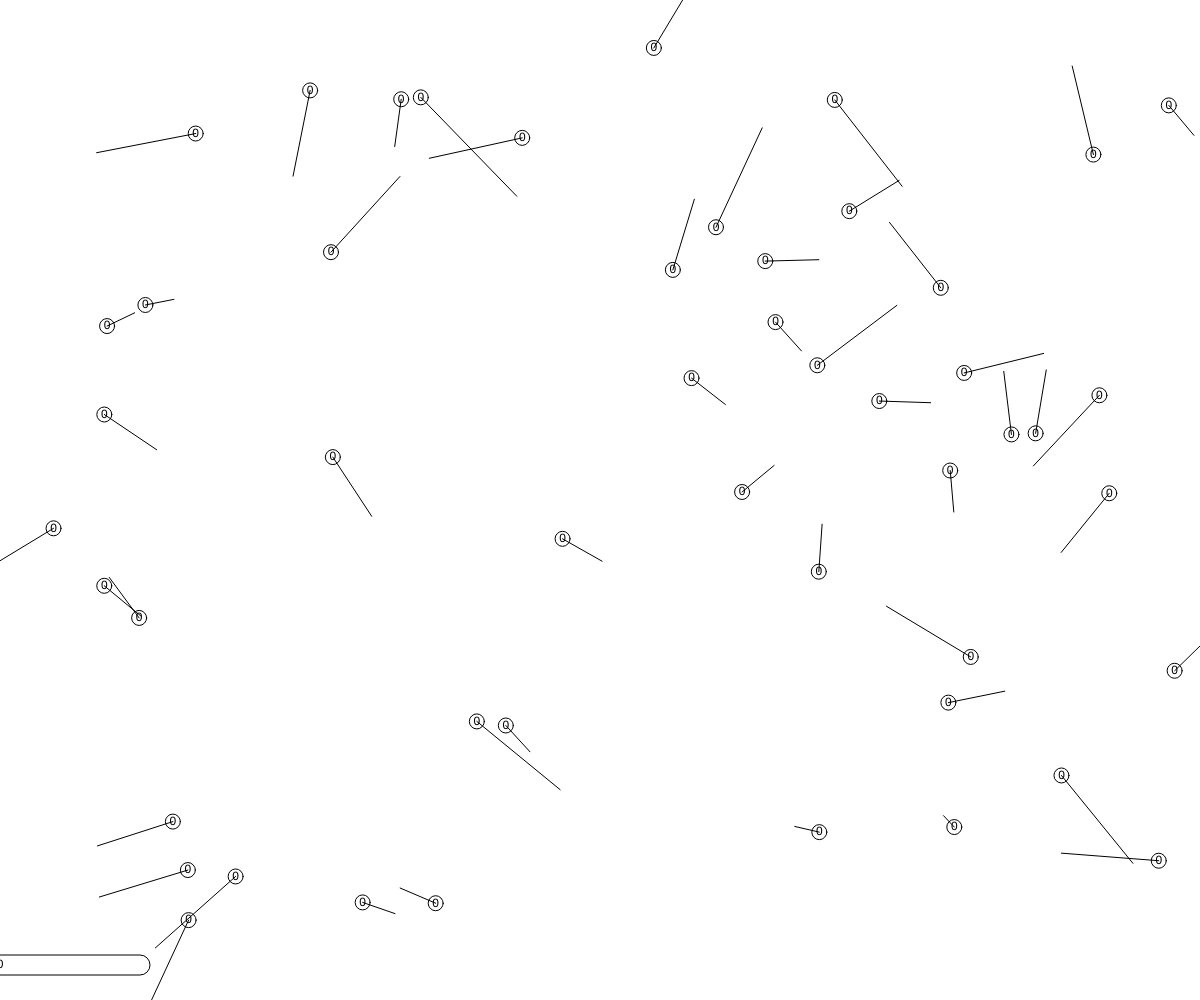
Frame 1 (no input)
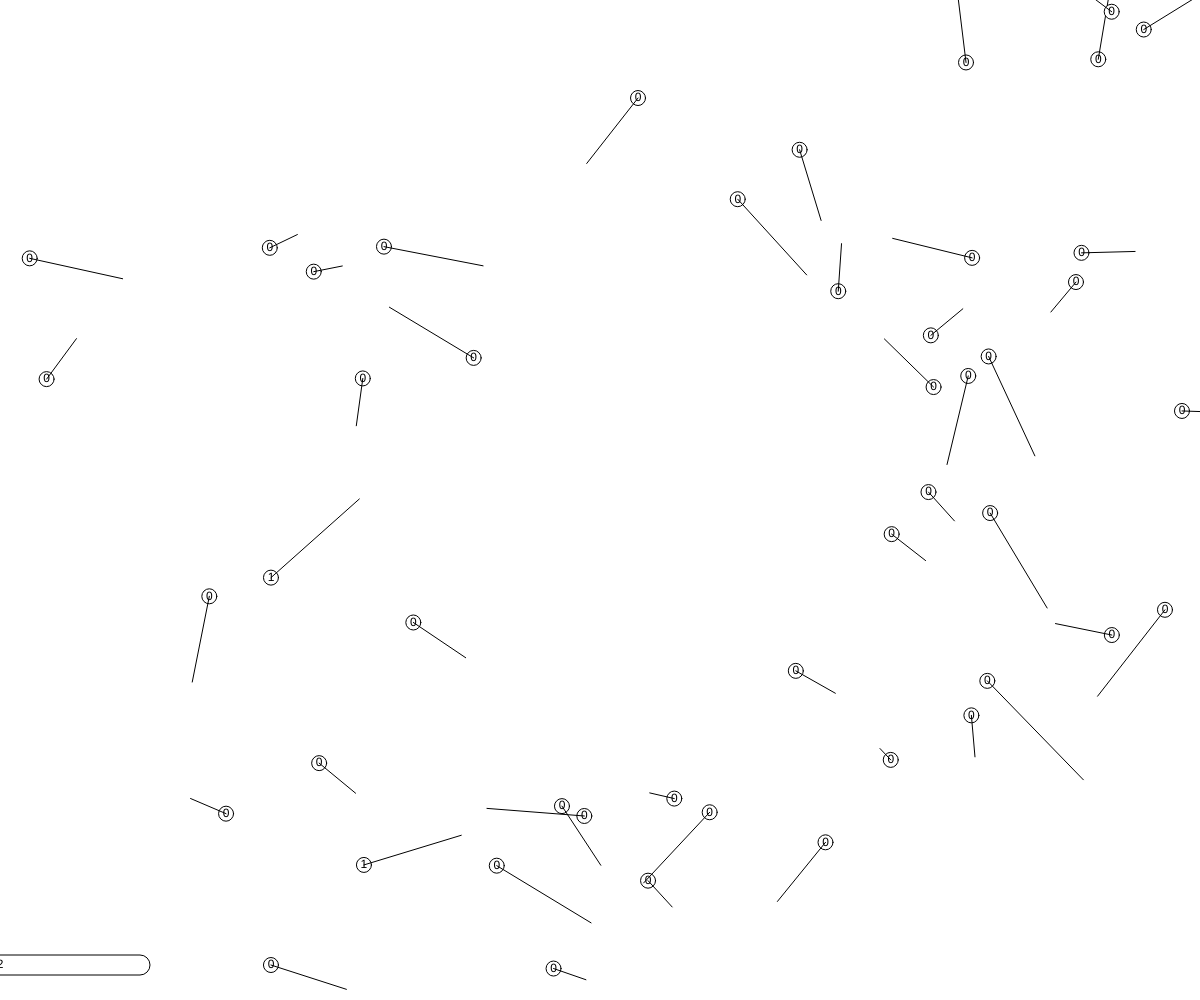
Frame 60 (no input)
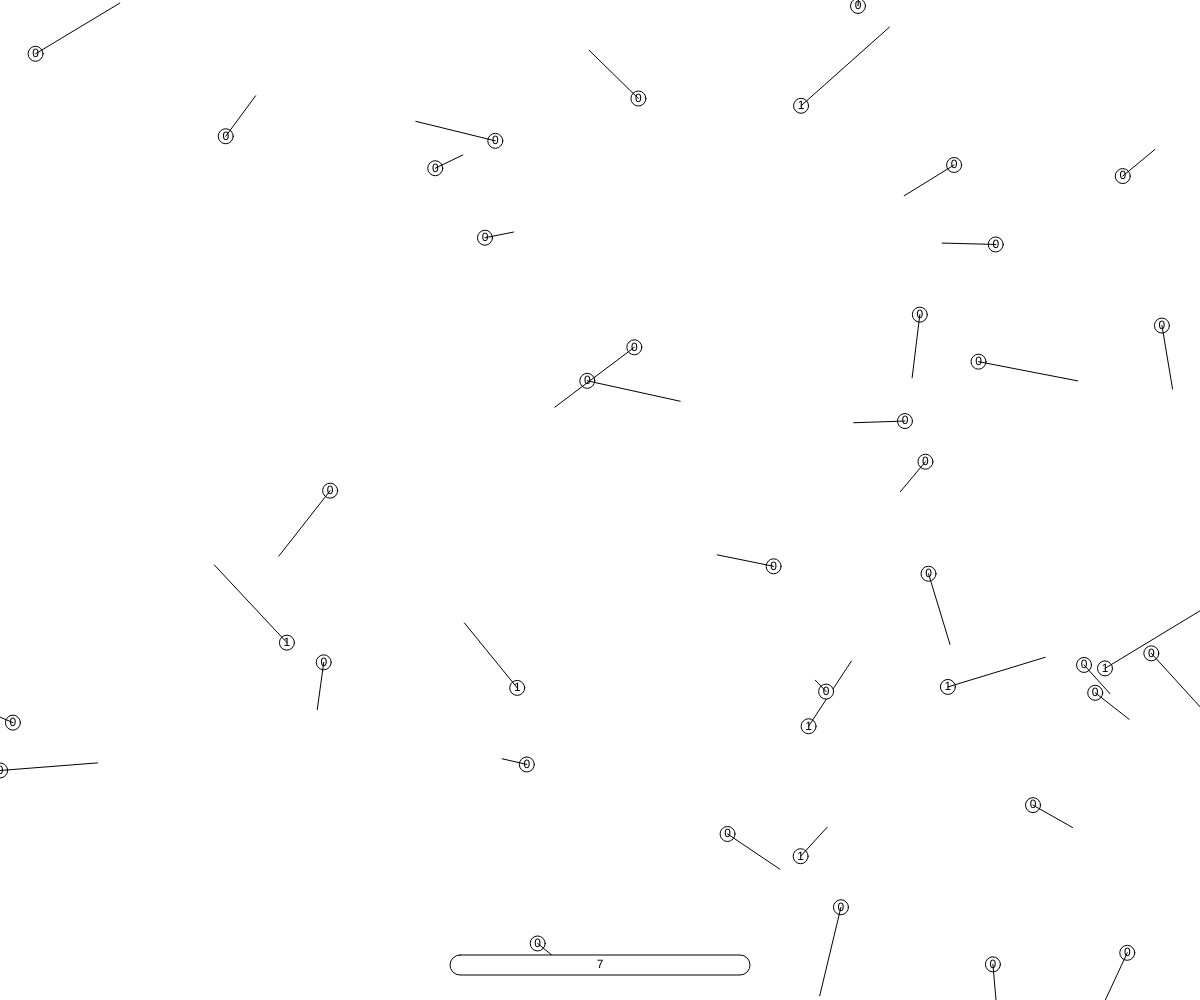
Frame 120 (the mouse pressed at the canvas centre since frame 60)

The p5.js sketch that drew these frames (run headless with seeded random() and noise() and a simulated clock; from frame 60 on, the mouse is pressed at the canvas centre):

// p5.js sketch
// ── sketch.js
var pongBalls = [];
var num = 50;
var score = 0;
var paused = false;
var magnitude = [];

function setup() {
  createCanvas(windowWidth, windowHeight);
  rectMode(CENTER);
  for (var i = 0; i < num; i++) {
    pongBalls.push(new PongBall(random(30, width - 30), random(30, height - 80)));
  }
  textAlign(CENTER, CENTER);
}

function draw() {
  background('white');
  // pongBall objects
  for (var i = 0; i < pongBalls.length; i++) {
    // if (!paused)
      pongBalls[i].update();

    pongBalls[i].display();
  }
  // paddle
  rect(mouseX, height - 35, width / 4, 20, 10, 10, 10, 10);
  text(score, mouseX, height - 35);
}

// custom class
function PongBall(myX, myY) {
  this.x = myX;
  this.y = myY;
  this.speedX = random(-10, 10);
  this.speedY = random(-10, 10);
  this.newScore = 0;
  this.vector = createVector();
  this.targetX = 0;
  this.targetY = 0;


  // custom class function to display elements
  this.display = function() {
    this.vector.set(this.speedX, this.speedY);
    push();
    translate(this.x, this.y);
    ellipse(0, 0, 15, 15);
    text(this.newScore, 0, 0);
    this.vector.mult(10);
    line(0, 0, this.vector.x, this.vector.y);
    pop();
  }

  // custom class function to update elements
  this.update = function() {
    var easing = 0.05;
    if (paused) {
      var dx = this.targetX - this.x;
      this.x += dx * easing;
  
      var dy = this.targetY - this.y;
      this.y += dy * easing;
  
    } else {
      this.x += this.speedX;
      this.y += this.speedY;
  
      if (this.x <= 5 || this.x >= width - 5) {
        this.speedX *= -1;
      }
      // top boundary
      if (this.y <= 5) {
        this.speedY *= -1;
      }
      // paddle
      if (abs(mouseX - this.x) < width / 8 && this.y >= height - 50 && this.y < height - 40) {
        this.speedY *= -1;
        score++;
        this.newScore++;
        this.speedX *= 1.1; // 10 percent more speed horizontally
        this.speedY *= 1.1;
      }
    }
  }

  // sort
  this.sort = function() {
    this.targetX = map(this.vector.mag(), min(magnitude), max(magnitude), 10, width - 10);
    this.targetY = height / 2;
  }
}

// reset game
function mouseReleased() {
  pongBalls = [];
  setup();
}

function windowResized() {
  // position canvas in middle of screen
  pongBalls = [];
  setup();
}

function keyTyped() {
  if (key === ' ')
    paused = !paused; // toggle
  // sort
  if (keyCode === ENTER) {
    for (var i in pongBalls) {
      magnitude.push(pongBalls[i].vector.mag());
      console.log('captured magnitudes' + magnitude.length);
    }
    for (i in pongBalls) {
      pongBalls[i].sort();
    }
  }
}  
